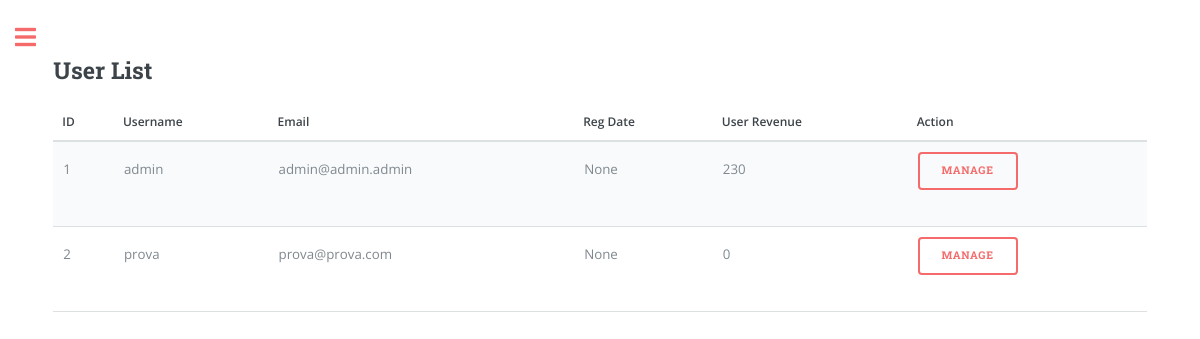
Screenshot of /users_list (signed in) with the database file from the repository.
### app/models.py (models this page shows, shortened)
class User(UserMixin, db.Model):
    id = db.Column(db.Integer, primary_key=True)
    registration_date = db.Column(db.DateTime, default=datetime.utcnow)
    username = db.Column(db.String(64), index=True, unique=True)
    email = db.Column(db.String(120), index=True, unique=True)
    password_hash = db.Column(db.String(128))
    garage = db.relationship('Car', backref='owner', lazy='dynamic')
    role = db.Column(db.String(20), default='user')
    def formatted_registration_date(self):
        if self.registration_date:
            return self.registration_date.strftime('%Y-%m-%d')
        elif self.registration_date == None:
            return None
        else:
            return "N/A"
    def user_revenue(self):
        total_revenue = 0
        for booking in Booking.query.filter_by(user_id=self.id).all():
            total_revenue += booking.money
        return total_revenue

class Booking(db.Model):
    id = db.Column(db.Integer, primary_key=True)
    start_datetime = db.Column(db.DateTime, nullable=False)
    end_datetime = db.Column(db.DateTime, nullable=False)
    car_plate = db.Column(db.String(8), db.ForeignKey('car.plate'), nullable=False)
    user_id = db.Column(db.Integer, db.ForeignKey('user.id'), nullable=False)
    note = db.Column(db.String(160))
    money = db.Column(db.Integer, default=0, index=True)
    car = db.relationship('Car', backref='bookings', lazy=True)

### app/routes.py (the view)
@app.route('/users_list', methods=['GET', 'POST'])
@login_required
def users_list():
    if current_user.username == 'admin' and current_user.role == 'admin':
        users = User.query.all()
        return render_template('users_list.html', page='users_list', users=users)
    else:
        return render_template('404.html')

### app/models.py (called while the page is built)
@login.user_loader
def load_user(id):
    return User.query.get(int(id))

### app/templates/users_list.html (shortened to what this page needs)
{% extends "index.html" %}
{% block content %}
<h2>User List</h2>
<table>
    <thead>
        <tr>
            <th>ID</th>
            <th>Username</th>
            <th>Email</th>
            <th>Reg Date</th>
            <th>User Revenue</th>
            <th>Action</th>
        </tr>
    </thead>
    <tbody>
        {% for user in users %}
            <tr>
                <td>{{ user.id }}</td>
                <td>{{ user.username }}</td>
                <td>{{ user.email }}</td>
                <td>{{ user.formatted_registration_date() }}</td>
                <td>{{ user.user_revenue() }}</td>
                <td>
                    <form action="{{ url_for('user', username=user.username) }}" method="get">
                        <button type="submit">Manage</button>
                    </form>
                </td>
            </tr>
        {% endfor %}
    </tbody>
</table>
{% endblock %}

### app/static/css/main.css (style rules this page uses)
html, body, div, span, applet, object, iframe, h1, h2, h3, h4, h5, h6, p, blockquote, pre, a, abbr, acronym, address, big, cite, code, del, dfn, em, img, ins, kbd, q, s, samp, small, strike, strong, sub, sup, tt, var, b, u, i, center, dl, dt, dd, ol, ul, li, fieldset, form, label, legend, table, caption, tbody, tfoot, thead, tr, th, td, article, aside, canvas, details, embed, figure, figcaption, footer, header, hgroup, menu, nav, output, ruby, section, summary, time, mark, audio, video { margin: 0; padding: 0; border: 0; font-size: 100%; font: inherit; vertical-align: baseline; }
body { line-height: 1; }
table { border-collapse: collapse; border-spacing: 0; }
body { -webkit-text-size-adjust: none; }
body { -ms-overflow-style: scrollbar; }
html { box-sizing: border-box; }
*, *:before, *:after { box-sizing: inherit; }
body { background: #ffffff; }
body, input, select, textarea { color: #7f888f; font-family: "Open Sans", sans-serif; font-size: 13pt; font-weight: 400; line-height: 1.65; }
@media screen and (max-width: 1680px) { body, input, select, textarea { font-size: 11pt; } }
@media screen and (max-width: 1280px) { body, input, select, textarea { font-size: 10pt; } }
h1, h2, h3, h4, h5, h6 { color: #3d4449; font-family: "Roboto Slab", serif; font-weight: 700; line-height: 1.5; margin: 0 0 1em 0; }
h2 { font-size: 1.75em; }
form { margin: 0 0 2em 0; }
table { margin: 0 0 2em 0; width: 100%; }
table tbody tr { border: solid 1px rgba(210, 215, 217, 0.75); border-left: 0; border-right: 0; }
table tbody tr:nth-child(2n + 1) { background-color: rgba(230, 235, 237, 0.25); }
table td { padding: 0.75em 0.75em; }
table th { color: #3d4449; font-size: 0.9em; font-weight: 600; padding: 0 0.75em 0.75em 0.75em; text-align: left; }
table thead { border-bottom: solid 2px rgba(210, 215, 217, 0.75); }
input[type="submit"], input[type="reset"], input[type="button"], button, .button { -moz-appearance: none; -webkit-appearance: none; -ms-appearance: none; appearance: none; -moz-transition: background-color 0.2s ease-in-out, color 0.2s ease-in-out; -webkit-transition: background-color 0.2s ease-in-out, color 0.2s ease-in-out; -ms-transition: background-color 0.2s ease-in-out, color 0.2s ease-in-out; transition: background-color 0.2s ease-in-out, color 0.2s ease-in-out; background-color: transparent; border-radius: 0.375em; border: 0; box-shadow: inset 0 0 0 2px #f56a6a; color: #f56a6a !important; cursor: pointer; display: inline-block; font-family: "Roboto Slab", serif; font-size: 0.8em; font-weight: 700; height: 3.5em; letter-spacing: 0.075em; line-height: 3.5em; padding: 0 2.25em; text-align: center; text-decoration: none; text-transform: uppercase; white-space: nowrap; }

### rows the page displays
User: id "1", username "admin", email "admin@admin.admin", formatted_registration_date "None", user_revenue "230"
User: id "2", username "prova", email "prova@prova.com", formatted_registration_date "None", user_revenue "0"
